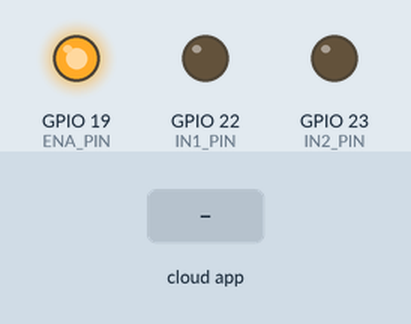
Recording of a sketch running on a simulated ESP32. Parts: output pins drawn as LEDs (lit = HIGH). The inputs (shaded band) are chosen by the test bench. WiFi joins after 1.5 s; servers stay silent unless stated; the Firebase database answers and starts empty; what the sketch prints to the serial monitor is not drawn.

Above: at 3.1 s.
3.2 s: the phone or cloud app sets speed to 0
At 4.4 s:
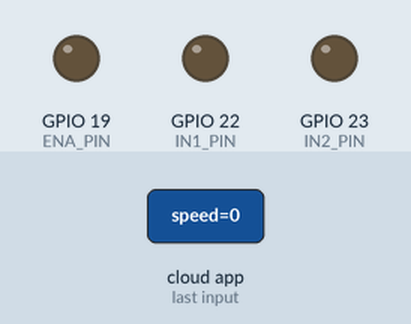
4.7 s: the phone or cloud app sets reps to 1
At 5.5 s:
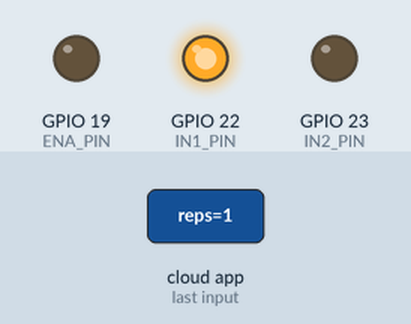
Timing chart, 0 to 17.7 s (numbered marks = the images above; inputs shaded):
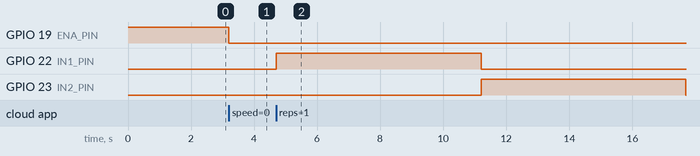

The sketch:

Actuators_Code.ino
```cpp
#include <WiFi.h>
#include <Firebase_ESP_Client.h>
#include "addons/TokenHelper.h"
#include "addons/RTDBHelper.h"

// Network credentials
#define WIFI_SSID "soubhi"
#define WIFI_PASSWORD "0507965284"


// Firebase project API Key and database URL
#define API_KEY ""
#define DATABASE_URL ""

FirebaseData fbdo;
FirebaseAuth auth;
FirebaseConfig config;

#define ENA_PIN  19
#define IN1_PIN  22
#define IN2_PIN  23

int currentSpeed = 255; // Default speed
int currentReps = 1;    // Default number of repetitions
const int pwmChannel = 0;    // PWM channel
void setup() {
  Serial.begin(115200);
  pinMode(ENA_PIN, OUTPUT);
  pinMode(IN1_PIN, OUTPUT);
  pinMode(IN2_PIN, OUTPUT);

  const int freq = 5000;
  const int resolution = 8;
  ledcSetup(pwmChannel, freq, resolution);
  ledcAttachPin(ENA_PIN, pwmChannel);
  ledcWrite(pwmChannel, currentSpeed);

  WiFi.begin(WIFI_SSID, WIFI_PASSWORD);
  Serial.print("Connecting to WiFi");
  while (WiFi.status() != WL_CONNECTED) {
    Serial.print(".");
    delay(300);
  }
  Serial.println(" connected!");
 Serial.println(WiFi.localIP());

  config.api_key = API_KEY;
    config.database_url = DATABASE_URL;
    Firebase.begin(&config, &auth);
    Firebase.reconnectWiFi(true);


  // Ensure database paths are initialized
  initializeFirebase("/actuators/speed", currentSpeed);
  initializeFirebase("/actuators/reps", currentReps);

  Firebase.RTDB.setStreamCallback(&fbdo, streamCallback, streamTimeoutCallback);
  Firebase.RTDB.beginStream(&fbdo, "/actuators");
     if (Firebase.signUp(&config, &auth, "", "")) {
        Serial.println("Firebase sign-up successful");
    } else {
        Serial.printf("Firebase sign-up failed: %s\n", config.signer.signupError.message.c_str());
    }

    Serial.println("System and sensors ready");
}

void loop() {
  // No need to handle anything in loop, Firebase handles updates via callbacks
}

void streamCallback(FirebaseStream data) {
  String path = data.dataPath();
  String value = data.stringData();

  if (path == "/speed") {
    int newSpeed = value.toInt();
    if (newSpeed >= 0 && newSpeed <= 255) {
      currentSpeed = newSpeed;
      ledcWrite(pwmChannel, currentSpeed);
      Serial.print("Speed updated to ");
      Serial.println(currentSpeed);
    }
  } else if (path == "/reps") {
    int newReps = value.toInt();
    if (newReps > 0) {
      currentReps = newReps;
      operateActuator();
    }
  }
}

void streamTimeoutCallback(bool timeout) {
  if (timeout) {
    Serial.println("Firebase stream timeout, reconnecting...");
    Firebase.RTDB.beginStream(&fbdo, "/actuators");
  }
}

void operateActuator() {
  for (int i = 0; i < currentReps; i++) {
    Serial.println("Extending the actuator");
    digitalWrite(IN1_PIN, HIGH);
    digitalWrite(IN2_PIN, LOW);
    delay(6500);
    Serial.println("Retracting the actuator");
    digitalWrite(IN1_PIN, LOW);
    digitalWrite(IN2_PIN, HIGH);
    delay(6500);
  }
  Serial.println("Stopping the actuator");
  digitalWrite(IN1_PIN, LOW);
  digitalWrite(IN2_PIN, LOW);
}

void initializeFirebase(String path, int defaultValue) {
  if (!Firebase.RTDB.getInt(&fbdo, path)) {
    Serial.print("Initializing ");
    Serial.print(path);
    Serial.print(" to ");
    Serial.println(defaultValue);
    if (!Firebase.RTDB.setInt(&fbdo, path, defaultValue)) {
      Serial.print("Failed to initialize ");
      Serial.print(path);
      Serial.print(": ");
      Serial.println(fbdo.errorReason());
    }
  }
}
```

Measured:
- after the input at 3.2 s, GPIO 19 (ENA_PIN): HIGH → LOW at once
- after the input at 4.7 s, GPIO 22 (IN1_PIN): LOW → HIGH at once, → LOW 6.5 s later; GPIO 23 (IN2_PIN): LOW → HIGH after 6.5 s
